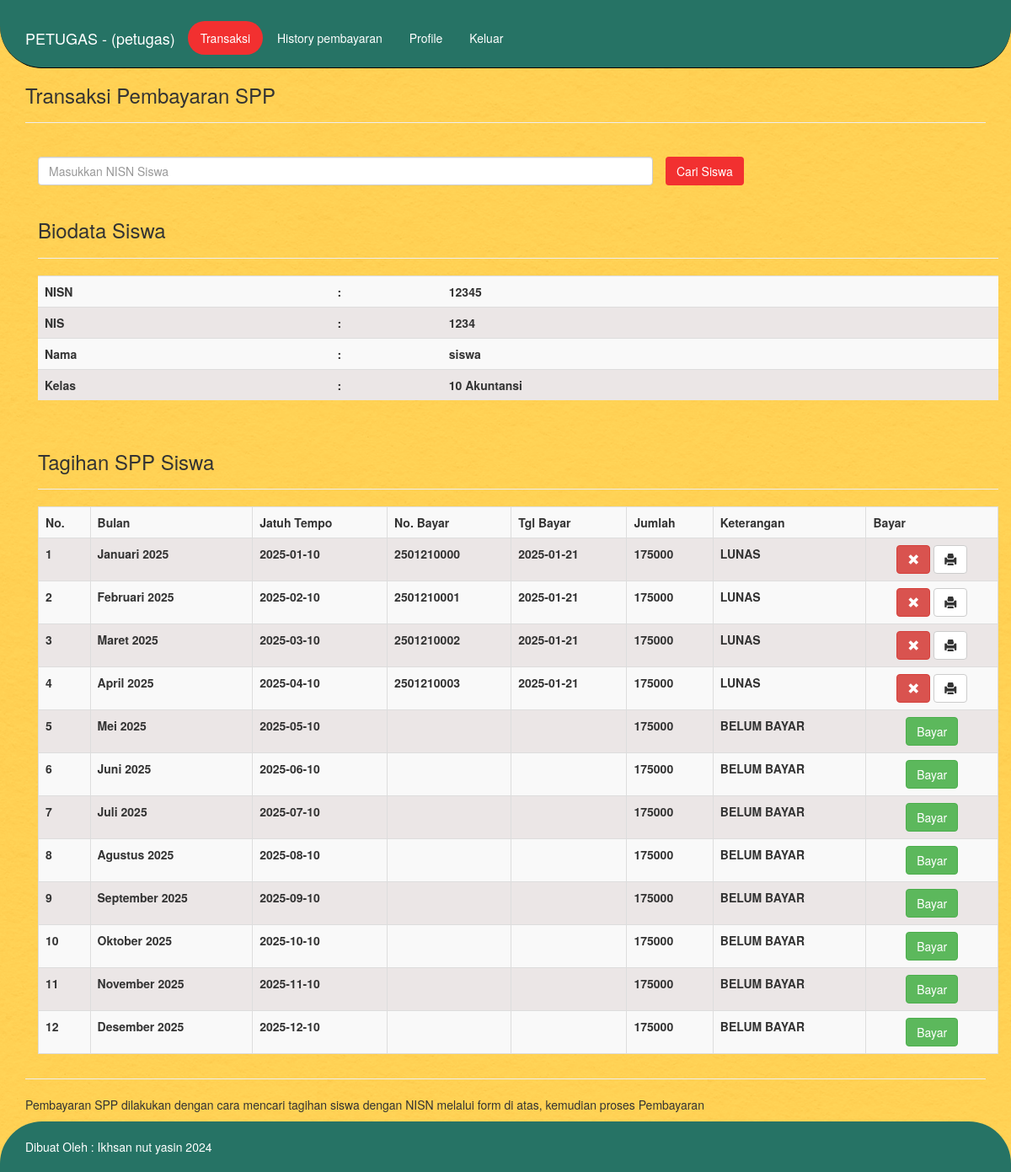
The app's page /app/petugas/transaksi.php?nisn=12345 (signed in) with its own data.
### tables this page shows
CREATE TABLE `tb_petugas` (
  `id_petugas` int(11) NOT NULL,
  `username` varchar(35) NOT NULL,
  `password` varchar(50) NOT NULL,
  `nama_petugas` varchar(35) NOT NULL,
  `alamat` varchar(100) NOT NULL,
  `telepon` varchar(15) NOT NULL,
  `level` enum('admin','petugas') NOT NULL
);

CREATE TABLE `tb_siswa` (
  `nisn` char(10) NOT NULL,
  `nis` char(8) NOT NULL,
  `nama` varchar(35) NOT NULL,
  `id_kelas` int(11) NOT NULL,
  `alamat` text NOT NULL,
  `no_hp` varchar(13) NOT NULL,
  `id_spp` int(11) NOT NULL
);

CREATE TABLE `tb_kelas` (
  `id_kelas` int(11) NOT NULL,
  `nama_kelas` varchar(10) NOT NULL,
  `kompetensi_keahlian` varchar(50) NOT NULL
);

CREATE TABLE `tb_pembayaran` (
  `id_pembayaran` int(11) NOT NULL,
  `id_petugas` int(11) DEFAULT NULL,
  `nisn` char(10) NOT NULL,
  `bulan` varchar(20) NOT NULL,
  `nobayar` varchar(20) DEFAULT NULL,
  `jatuh_tempo` date NOT NULL,
  `tgl_bayar` date DEFAULT NULL,
  `id_spp` int(11) NOT NULL,
  `jumlah_bayar` int(11) NOT NULL,
  `ket` varchar(15) DEFAULT NULL
);

### app/petugas/transaksi.php (the view, shortened to what this page needs)
<?php
    include "../inc/koneksi.php";
    $qprofil = mysqli_query($konek, "SELECT * FROM tb_petugas WHERE id_petugas='$_SESSION[id]'");
    $profil = mysqli_fetch_array($qprofil);
?>
<!DOCTYPE html>
<html lang="en">
<head>
    <link href="./../assets/css/bootstrap.min.css" rel="stylesheet">
    <link href="./../assets/style.css" rel="stylesheet">
</head>
<body>
     <nav class="navbar navbar-default navbar-fixed-top" style="border-radius: 0px 0px 50px 50px; border-color: black; background-color:  #267365;">
      <div class="container">
        <div class="navbar-header" style="margin-top: 20px;">
          <a class="navbar-brand" href="./" style="color: white;">PETUGAS - (<?php echo $profil['nama_petugas']; ?>)</a>
        </div>
        <div style="margin-top: 25px; margin-bottom: 10px;">
         <ul class="nav nav-pills" role="tablist">
            <li role="presentation"   style="background-color: #F23030; border-radius: 50px;"><a href="transaksi.php">Transaksi</a></li>
            <li role="presentation"><a href="riwayat.php">History pembayaran</a></li>
            <li role="presentation"><a href="profile.php">Profile</a></li>
            <li role="presentation"><a href="../inc/logout.php">Keluar</a></li>
      </ul>
        </div>
      </div>
    </nav>
 <div class="container">
        <div class="page-header">
            <h3>Transaksi Pembayaran SPP</h3>
        </div>
        <div class="page-header">
            <form action="" method="get">
                <div class="col-xs-12 col-md-8">
                    <input class="form-control" type="text" name="nisn" placeholder="Masukkan NISN Siswa">
                </div>
                <input class="btn" type="submit" name="cari" value="Cari Siswa" style="background-color:#F23030; color: white;">
            </form>
            <?php
                if (isset($_GET['nisn']) && $_GET['nisn']!='') {
                    $sqlSiswa = mysqli_query($konek, "SELECT * FROM tb_siswa WHERE nisn='$_GET[nisn]'");
                    $ds = mysqli_fetch_array($sqlSiswa);
                    $nisn = $ds['nisn'];
                    $id_kelas = $ds['id_kelas'];
                    $sqlKelas = mysqli_query($konek, "SELECT * FROM tb_kelas WHERE id_kelas='$id_kelas'");
                    $dk = mysqli_fetch_array($sqlKelas);
                    ?>
                    <div class="container">
                        <div class="page-header">
                            <h3>Biodata Siswa</h3>
                        </div>
                        <table class="table table-striped" style="background-color: #ebe6e6;">
                            <tbody>
                                <tr>
                                    <td>NISN</td>
                                    <td>:</td>
                                    <td><?php echo $ds['nisn']; ?></td>
                                </tr>
                                <tr>
                                    <td>NIS</td>
                                    <td>:</td>
                                    <td><?php echo $ds['nis']; ?></td>
                                </tr>
                                <tr>
                                    <td>Nama</td>
                                    <td>:</td>
                                    <td><?php echo $ds['nama']; ?></td>
                                </tr>
                                <tr>
                                    <td>Kelas</td>
                                    <td>:</td>
                                    <td><?php echo $dk['nama_kelas']." ".$dk['kompetensi_keahlian']; ?></td>
                                </tr>
                            </tbody>
                        </table>
                    </div>
                    <div class="container">
                        <div class="page-header">
                            <h3>Tagihan SPP Siswa</h3>
                        </div>
                        <table class="table table-bordered table-striped" style="background-color: #ebe6e6;">
                            <tr>
                                <th>No.</th>
                                <th>Bulan</th>
                                <th>Jatuh Tempo</th>
                                <th>No. Bayar</th>
                                <th>Tgl Bayar</th>
                                <th>Jumlah</th>
                                <th>Keterangan</th>
                                <th>Bayar</th>
                            </tr>
                        <?php
                            $sql = mysqli_query($konek, "SELECT * FROM tb_pembayaran WHERE nisn='$nisn'");
                            $no = 1;
                            while ($d=mysqli_fetch_array($sql)) {
                                echo "
                                <tr>
                                    <td>$no</td>
                                    <td>$d[bulan]</td>
                                    <td>$d[jatuh_tempo]</td>
                                    <td>$d[nobayar]</td>
                                    <td>$d[tgl_bayar]</td>
                                    <td>$d[jumlah_bayar]</td>
                                    <td>$d[ket]</td>
                                    <td align='center'>";
                                        if($d['tgl_bayar']==''){
                                            echo "<a class='btn btn-success' href='proses_transaksi.php?nisn=$nisn&act=bayar&id=$d[id_spp]&bulan=$d[bulan]'>Bayar</a>";
                                        }else {
                                            ?>
                                            <a onclick="return confirm('Anda akan menghapusnya membatalkan?')" title="Batal" class="btn btn-danger" href="proses_transaksi.php?nisn=<?php echo $nisn; ?>&act=batal&id=<?php echo $d['id_spp']; ?>&bulan=<?php echo $d['bulan']; ?>"><span class="glyphicon glyphicon-remove" aria-hidden="true"></a>
                                            <a class="btn btn-default" title="Cetak" href="cetak_slip_transaksi.php?nisn=<?php echo $nisn; ?>&id=<?php echo $d['id_spp']; ?>&bulan=<?php echo $d['bulan']; ?>" target="_blank"><span class="glyphicon glyphicon-print" aria-hidden="true"></a>
                                            <?php
                                        }
                                    echo "</td>
                                </tr>";
                                $no++;
                            }
                        ?>
                        </table>
                    </div>
                    <?php
                }
            ?>
        </div>
            <p>Pembayaran SPP dilakukan dengan cara mencari tagihan siswa dengan NISN melalui form di atas, kemudian proses Pembayaran</p>
    </div>
<?php
    include "footer.php";
?>

### app/assets/style.css (style rules this page uses)
html { position: relative; min-height: 100%; }
body { margin-bottom: 60px; }
body > .container { padding: 60px 15px 0; }

### app/petugas/transaksi.php (style rules this page uses)
body { background-image: url(../assets/img/bg-1.jpg); background-size: cover; }
a { color: white; }
td { font-weight: bold; }

### records on screen
tb_petugas: nama_petugas "petugas"
tb_siswa: nisn "12345", nis "1234", nama "siswa"
tb_kelas: nama_kelas "10", kompetensi_keahlian "Akuntansi"
tb_pembayaran: bulan "Januari 2025", jatuh_tempo "2025-01-10", nobayar "2501210000", tgl_bayar "2025-01-21", jumlah_bayar "175000", ket "LUNAS"
tb_pembayaran: bulan "Februari 2025", jatuh_tempo "2025-02-10", nobayar "2501210001", tgl_bayar "2025-01-21", jumlah_bayar "175000", ket "LUNAS"
tb_pembayaran: bulan "Maret 2025", jatuh_tempo "2025-03-10", nobayar "2501210002", tgl_bayar "2025-01-21", jumlah_bayar "175000", ket "LUNAS"
tb_pembayaran: bulan "April 2025", jatuh_tempo "2025-04-10", nobayar "2501210003", tgl_bayar "2025-01-21", jumlah_bayar "175000", ket "LUNAS"
tb_pembayaran: bulan "Mei 2025", jatuh_tempo "2025-05-10", jumlah_bayar "175000", ket "BELUM BAYAR"
tb_pembayaran: bulan "Juni 2025", jatuh_tempo "2025-06-10", jumlah_bayar "175000", ket "BELUM BAYAR"
tb_pembayaran: bulan "Juli 2025", jatuh_tempo "2025-07-10", jumlah_bayar "175000", ket "BELUM BAYAR"
tb_pembayaran: bulan "Agustus 2025", jatuh_tempo "2025-08-10", jumlah_bayar "175000", ket "BELUM BAYAR"
tb_pembayaran: bulan "September 2025", jatuh_tempo "2025-09-10", jumlah_bayar "175000", ket "BELUM BAYAR"
tb_pembayaran: bulan "Oktober 2025", jatuh_tempo "2025-10-10", jumlah_bayar "175000", ket "BELUM BAYAR"
tb_pembayaran: bulan "November 2025", jatuh_tempo "2025-11-10", jumlah_bayar "175000", ket "BELUM BAYAR"
tb_pembayaran: bulan "Desember 2025", jatuh_tempo "2025-12-10", jumlah_bayar "175000", ket "BELUM BAYAR"
